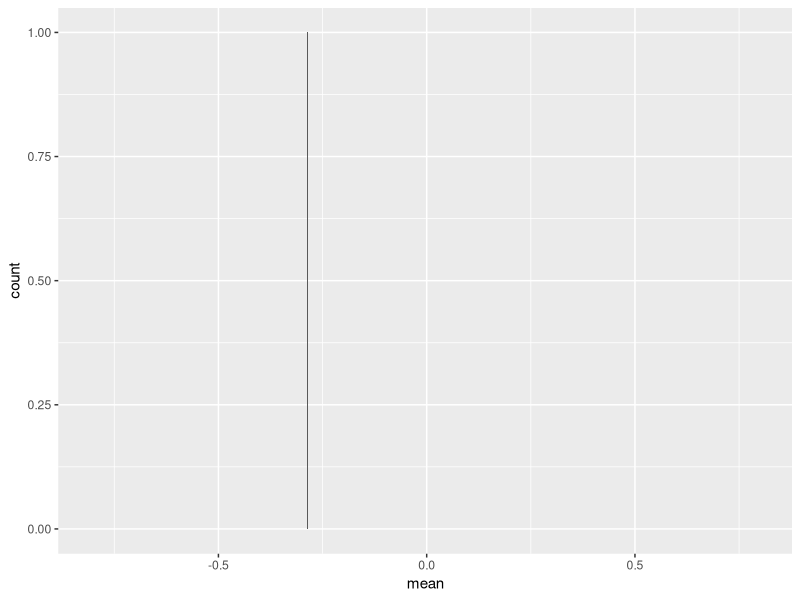
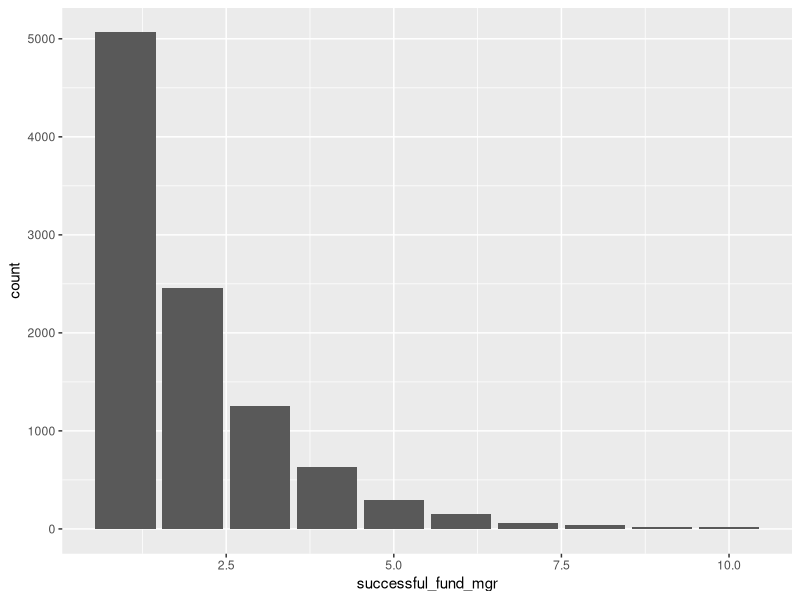

Reproduce these figures in R, in order. (Note: this script raises an error after producing the figures.)
## ---- chunk 1
library(tidyverse)
library(furrr)

options(scipen = 999)
## ---- chunk 2
get_rnorm <- function(nsamp) {
    tmp <- tibble(mean = mean(rnorm(nsamp)),
                  samp_size = nsamp)
    return(tmp)
}

test <- 1:100 %>% 
    map_dfr(~get_rnorm(10))

ggplot(test, aes(x = mean)) + 
    geom_bar()
## ---- chunk 3
fund_success <- function(num_years = 10, success_pct = 0.5) {
    get_success <- tibble(
        year = 1:num_years,
        success = ifelse(runif(num_years) <= success_pct, TRUE, FALSE)
    )
    
    years_in_biz <- min(get_success$year[get_success$success == FALSE])
    
    if(is.infinite(years_in_biz)) {
        years_in_biz <- 10
    }
    
    return(years_in_biz)
}

num_mgr <- 10000

successful_fund_mgr <- 1:num_mgr %>% 
    map_dbl(~fund_success()) 

plot_dat <- tibble(mgr = 1:num_mgr,
                   years_successful = successful_fund_mgr)

ggplot(plot_dat, aes(x = successful_fund_mgr)) + 
    geom_bar()
## ---- chunk 4
future::plan(multisession)

num_mgr <- 100000

successful_fund_mgr <- 1:num_mgr %>% 
    future_map_dbl(~fund_success(), 
                   .progress = TRUE,
                   .seed = TRUE) 

plot_dat <- tibble(mgr = 1:num_mgr,
                   years_successful = successful_fund_mgr)

ggplot(plot_dat, aes(x = successful_fund_mgr)) + 
    geom_bar()

table(plot_dat$years_successful)
## ---- chunk 5
years <- 30
num_mgr <- 100000

successful_fund_mgr <- 1:(num_mgr * years) %>% 
    future_map_dbl(~fund_success(), 
                   .progress = TRUE,
                   .seed = TRUE) 

plot_dat <- tibble(year = rep(1:years, each = num_mgr),
                   mgr = rep(1:num_mgr, years),
                   years_successful = successful_fund_mgr) %>% 
    mutate(final_year = year + years_successful - 1,
           years_successful = as.character(years_successful))
plot_dat

ggplot(plot_dat, aes(x = final_year, 
                     group = factor(years_successful, levels = 10:1),
                     fill = factor(years_successful, levels = 10:1))) + 
    geom_bar() + 
    theme(legend.title = element_blank(),
          legend.position = "top")

ggplot(plot_dat[plot_dat$final_year <= 30, ], 
       aes(x = final_year, 
           group = factor(years_successful, levels = 10:1),
           fill = factor(years_successful, levels = 10:1))) + 
    geom_bar() + 
    theme(legend.title = element_blank(),
          legend.position = "top")
